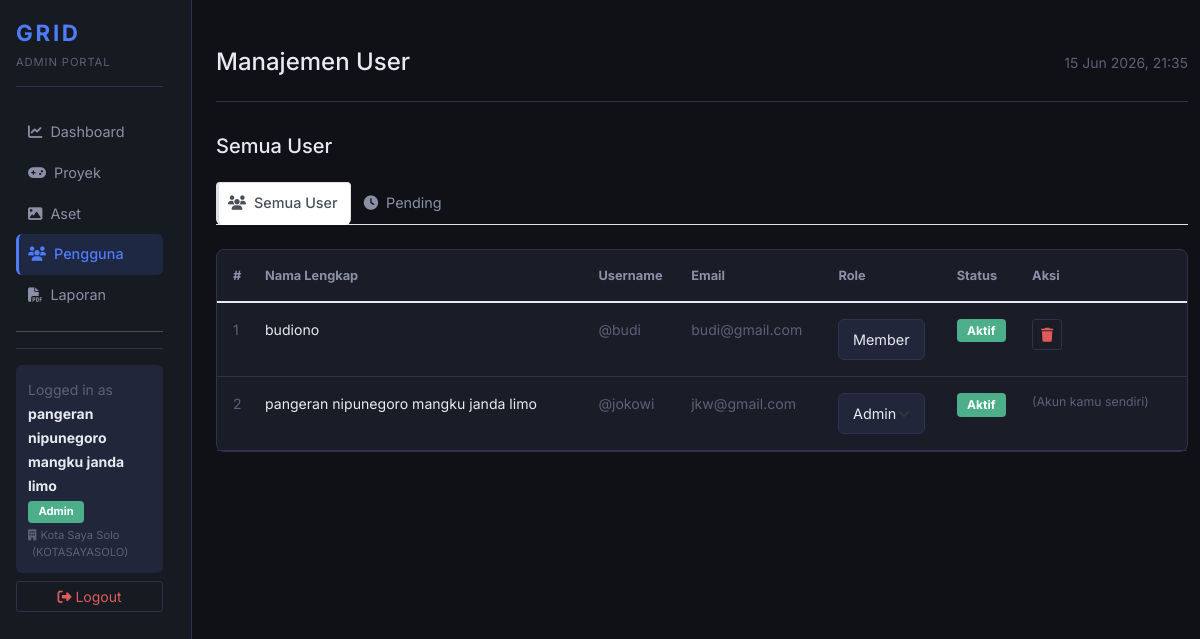
/admin/users.php (signed in), run on the app's committed database.
### tables this page shows
CREATE TABLE `organizations` (
  `id` char(36) NOT NULL,
  `nama` varchar(100) NOT NULL,
  `kode_unik` varchar(20) NOT NULL,
  `deskripsi` text DEFAULT NULL,
  `owner_id` char(36) DEFAULT NULL,
  `created_at` timestamp NOT NULL DEFAULT current_timestamp()
);

CREATE TABLE `users` (
  `id` char(36) NOT NULL,
  `username` varchar(50) NOT NULL,
  `nama_lengkap` varchar(100) NOT NULL,
  `email` varchar(100) NOT NULL,
  `password_hash` varchar(255) NOT NULL,
  `role` enum('Admin','Member','Guest') DEFAULT 'Guest',
  `avatar_url` varchar(255) DEFAULT NULL,
  `is_active` tinyint(1) DEFAULT 0,
  `organization_id` char(36) DEFAULT NULL,
  `created_at` timestamp NOT NULL DEFAULT current_timestamp()
);

### includes/functions.php (called while the page is built, shortened)
<?php
function e(string $value): string {
    return htmlspecialchars($value, ENT_QUOTES, 'UTF-8');
}

### includes/auth.php (called while the page is built, shortened)
<?php
function current_user_id(): ?string {
    return $_SESSION['user_id'] ?? null;
}

### admin/users.php (the view, shortened to what this page needs)
<?php
require_once '../koneksi.php';
require_once '../includes/auth.php';
require_once '../includes/functions.php';
$view = $_GET['view'] ?? 'list';
$users = [];
try {
    if ($view === 'pending') {
        $stmt = $pdo->query('
            SELECT id, username, nama_lengkap, email, role, created_at
            FROM users
            WHERE is_active = FALSE
            ORDER BY created_at DESC
        ');
        $users = $stmt->fetchAll();
        $pending_count = count($users);
    } else {
        $stmt = $pdo->query('
            SELECT id, username, nama_lengkap, email, role, is_active, created_at
            FROM users
            ORDER BY nama_lengkap ASC
        ');
        $users = $stmt->fetchAll();
    }
} catch (PDOException $e) {
    error_log($e->getMessage());
    $users = [];
}
$page_title  = ($view === 'pending') ? 'User Menunggu Aktivasi' : 'Manajemen User';
$active_nav  = 'users';
include '../templates/admin_header.php';
?>
<div class="d-flex justify-content-between align-items-center mb-4 flex-wrap gap-2">
    <h5 class="mb-0">
        <?= ($view === 'pending') ? 'Menunggu Aktivasi' : 'Semua User' ?>
    </h5>
</div>
<ul class="nav nav-tabs mb-4" role="tablist">
    <li class="nav-item" role="presentation">
        <a class="nav-link <?= ($view !== 'pending') ? 'active' : '' ?>" href="users.php">
            <i class="fa fa-users me-2"></i>Semua User
        </a>
    </li>
    <li class="nav-item" role="presentation">
        <a class="nav-link <?= ($view === 'pending') ? 'active' : '' ?>" href="?view=pending">
            <i class="fa fa-clock me-2"></i>Pending
        </a>
    </li>
</ul>
<?php if (empty($users)): ?>
    <div class="card">
        <div class="card-body text-center py-5 text-muted">
            <i class="fa fa-users fa-3x mb-3" style="opacity:0.3;"></i>
            <p class="mb-0">
                <?php if ($view === 'pending'): ?>
                    Tidak ada user yang menunggu aktivasi.
                <?php else: ?>
                    Tidak ada user terdaftar.
                <?php endif; ?>
            </p>
        </div>
    </div>
<?php else: ?>
    <div class="card">
        <div class="card-body p-0">
            <div class="table-responsive">
                <table class="table table-hover mb-0" style="color:var(--text-primary);">
                    <thead style="border-bottom:1px solid var(--border-color);font-size:0.8rem;color:var(--text-secondary);">
                        <tr>
                            <th class="ps-3 py-3" style="width:40px;">#</th>
                            <th class="py-3">Nama Lengkap</th>
                            <th class="py-3">Username</th>
                            <th class="py-3">Email</th>
                            <th class="py-3">Role</th>
                            <th class="py-3">Status</th>
                            <th class="py-3 pe-3">Aksi</th>
                        </tr>
                    </thead>
                    <tbody style="font-size:0.88rem;">
                        <?php foreach ($users as $idx => $user): ?>
                        <tr style="border-color:var(--border-color);">
                            <td class="ps-3 py-3 text-muted"><?= $idx + 1 ?></td>
                            <td class="py-3 fw-500"><?= e($user['nama_lengkap']) ?></td>
                            <td class="py-3 text-muted">@<?= e($user['username']) ?></td>
                            <td class="py-3 text-muted"><?= e($user['email']) ?></td>
                            <td class="py-3">
                                <?php if ($view === 'pending'): ?>
                                    <span class="badge bg-secondary"><?= e($user['role']) ?></span>
                                <?php else: ?>
                                    <form method="POST" class="d-inline">
                                        <select name="new_role" class="form-select form-select-sm"
                                                onchange="this.form.submit()"
                                                style="width:auto;display:inline-block;">
                                            <option value="<?= e($user['role']) ?>" selected><?= e($user['role']) ?></option>
                                        </select>
                                    </form>
                                <?php endif; ?>
                            </td>
                            <td class="py-3">
                                <?php if (isset($user['is_active'])): ?>
                                    <?php if ($user['is_active']): ?>
                                        <span class="badge bg-success">Aktif</span>
                                    <?php else: ?>
                                        <span class="badge bg-warning text-dark">Pending</span>
                                    <?php endif; ?>
                                <?php else: ?>
                                    <span class="badge bg-warning text-dark">Pending</span>
                                <?php endif; ?>
                            </td>
                            <td class="py-3 pe-3">
                                <div class="d-flex gap-1 flex-wrap">
                                    <?php if ($view === 'pending'): ?>
                                        <form method="POST" class="d-inline">
                                            <?= csrf_field() ?>
                                            <input type="hidden" name="action"  value="approve">
                                            <input type="hidden" name="user_id" value="<?= e($user['id']) ?>">
                                            <button type="submit" class="btn btn-sm btn-success"
                                                    title="Setujui user ini">
                                                <i class="fa fa-check"></i>
                                            </button>
                                        </form>
                                        <form method="POST" class="d-inline"
                                              onsubmit="return confirm('Tolak & hapus user \'<?= e(addslashes($user['nama_lengkap'])) ?>\'?')">
                                            <?= csrf_field() ?>
                                            <input type="hidden" name="action"  value="reject">
                                            <input type="hidden" name="user_id" value="<?= e($user['id']) ?>">
                                            <button type="submit" class="btn btn-sm btn-danger"
                                                    title="Tolak user ini">
                                                <i class="fa fa-times"></i>
                                            </button>
                                        </form>
                                    <?php else: ?>
                                        <?php if (current_user_id() !== $user['id']): ?>
                                            <form method="POST" class="d-inline"
                                                  onsubmit="return confirm('Hapus user \'<?= e(addslashes($user['nama_lengkap'])) ?>\'?\nTindakan ini tidak dapat dibatalkan.')">
                                                <button type="submit" class="btn btn-sm btn-outline-danger"
                                                        title="Hapus user ini">
                                                    <i class="fa fa-trash"></i>
                                                </button>
                                            </form>
                                        <?php else: ?>
                                            <small class="text-muted">(Akun kamu sendiri)</small>
                                        <?php endif; ?>
                                    <?php endif; ?>
                                </div>
                            </td>
                        </tr>
                        <?php endforeach; ?>
                    </tbody>
                </table>
            </div>
        </div>
    </div>
<?php endif; ?>
<?php include '../templates/admin_footer.php'; ?>

### templates/admin_header.php (shortened to what this page needs)
<?php
$_nav_items = [
    'dashboard' => ['url' => APP_URL . '/admin/dashboard.php', 'icon' => 'fa-chart-line', 'label' => 'Dashboard'],
    'projects'  => ['url' => APP_URL . '/admin/projects.php',  'icon' => 'fa-gamepad',    'label' => 'Proyek'],
    'assets'    => ['url' => APP_URL . '/admin/assets.php',    'icon' => 'fa-image',       'label' => 'Aset'],
    'users'     => ['url' => APP_URL . '/admin/users.php',     'icon' => 'fa-users',       'label' => 'Pengguna'],
    'reports'   => ['url' => APP_URL . '/admin/reports.php',   'icon' => 'fa-file-pdf',    'label' => 'Laporan'],
];
?>
<!DOCTYPE html>
<html lang="id">
<head>
    <link rel="stylesheet" href="https://cdn.jsdelivr.net/npm/bootstrap@5.1.3/dist/css/bootstrap.min.css">
    <link rel="stylesheet" href="https://cdnjs.cloudflare.com/ajax/libs/font-awesome/6.4.0/css/all.min.css">
    <link rel="stylesheet" href="<?= APP_URL ?>/assets/css/dashboard.css">
</head>
<body class="grid-body">
<div class="container-fluid">
<div class="row">
<nav class="col-12 col-md-3 col-lg-2 sidebar">
    <div class="sidebar-sticky p-3">
        <div class="sidebar-header mb-4">
            <span class="sidebar-logo">GRID</span>
            <div class="mt-1" style="font-size:0.7rem;color:var(--text-muted);letter-spacing:0.08em;">ADMIN PORTAL</div>
        </div>
        <ul class="nav flex-column">
            <?php foreach ($_nav_items as $_key => $_item): ?>
            <li class="nav-item">
                <a class="nav-link <?= ($active_nav === $_key) ? 'active' : '' ?>"
                   href="<?= $_item['url'] ?>">
                    <i class="fa <?= $_item['icon'] ?> me-2"></i><?= $_item['label'] ?>
                </a>
            </li>
            <?php endforeach; ?>
        </ul>
        <hr>
        <div class="user-menu">
            <div class="user-info mb-2">
                <small class="text-muted">Logged in as</small><br>
                <strong class="small"><?= e($_SESSION['nama_lengkap']) ?></strong><br>
                <span class="badge bg-success" style="font-size:0.7rem;"><?= e($_SESSION['role']) ?></span>
                <?php if (!empty($_SESSION['organization_id'])): ?>
                <div class="mt-1" style="font-size:0.7rem;color:var(--text-muted);">
                    <?php
                    if (!isset($_SESSION['org_nama'])) {
                        global $pdo;
                        $s = $pdo->prepare('SELECT nama, kode_unik FROM organizations WHERE id = ? LIMIT 1');
                        $s->execute([$_SESSION['organization_id']]);
                    }
                    ?>
                    <i class="fa fa-building me-1"></i><?= e($_SESSION['org_nama']) ?>
                    <span class="text-muted ms-1">(<?= e($_SESSION['org_kode']) ?>)</span>
                </div>
                <?php endif; ?>
            </div>
            <form method="POST" action="<?= APP_URL ?>/logout.php">
                <button type="submit" class="btn btn-sm btn-outline-danger w-100">
                    <i class="fa fa-sign-out-alt me-1"></i>Logout
                </button>
            </form>
        </div>
    </div>
</nav>
<main class="col-12 col-md-9 col-lg-10 ms-sm-auto px-md-4">
    <div class="topbar border-bottom py-3 mb-4">
        <div class="d-flex justify-content-between align-items-start flex-wrap gap-2">
            <div>
                <h4 class="mb-0"><?= e($page_title) ?></h4>
            </div>
            <span class="text-muted small pt-1"><?= date('d M Y, H:i') ?></span>
        </div>
    </div>

### templates/admin_footer.php (shortened to what this page needs)
</main>
</div>
</div>
</body>
</html>

### assets/css/dashboard.css (style rules this page uses)
:root { --bg-base: #0f1117; --bg-card: #1a1d27; --bg-sidebar: #161b22; --bg-input: #22263a; --border-color: #2e3250; --accent-blue: #4f7cff; --accent-hover: #3d66e8; --text-primary: #e8eaf0; --text-secondary: #8b90a7; --text-muted: #5c6078; --danger: #e05a5a; --success: #4caf8a; --warning: #e0a550; --info: #4a9fd4; }
*, *::before, *::after { box-sizing: border-box; }
body.grid-body { background-color: var(--bg-base); color: var(--text-primary); font-family: 'Inter', sans-serif; }
.container-fluid { padding: 0; }
.sidebar { background-color: var(--bg-sidebar); border-right: 1px solid var(--border-color); min-height: 100vh; position: sticky; top: 0; z-index: 100; }
.sidebar-sticky { position: sticky; top: 0; height: calc(100vh - 1rem); overflow-y: auto; scrollbar-width: thin; scrollbar-color: var(--border-color) transparent; }
.sidebar-logo { font-size: 1.4rem; font-weight: 700; letter-spacing: 0.12em; color: var(--accent-blue); font-family: 'Inter', sans-serif; }
.sidebar-header { border-bottom: 1px solid var(--border-color); padding-bottom: 1rem; }
.nav-link { color: var(--text-secondary); font-size: 0.9rem; padding: 0.6rem 0.75rem; border-radius: 6px; transition: all 0.2s ease; }
.nav-link.active { background-color: rgba(79, 124, 255, 0.15); color: var(--accent-blue); font-weight: 500; border-left: 3px solid var(--accent-blue); padding-left: calc(0.75rem - 3px); }
.user-menu { border-top: 1px solid var(--border-color); padding-top: 1rem; }
.user-info { padding: 0.75rem; background-color: var(--bg-input); border-radius: 6px; }
main { background-color: var(--bg-base); padding: 2rem 1.5rem; min-height: 100vh; }
.topbar { border-color: var(--border-color) !important; padding-bottom: 1.5rem !important; margin-bottom: 2rem !important; }
.card { background-color: var(--bg-card); border: 1px solid var(--border-color); border-radius: 8px; }
.card-body { padding: 1.5rem; }
.btn-outline-danger { color: var(--danger); border: 1px solid var(--border-color); }
.form-control, .form-select { background-color: var(--bg-input) !important; border: 1px solid var(--border-color) !important; color: var(--text-primary) !important; border-radius: 6px; font-size: 0.9rem; padding: 0.55rem 0.85rem; }
.badge { font-size: 0.75rem; padding: 0.35rem 0.65rem; border-radius: 4px; }
.bg-success { background-color: var(--success) !important; }
.text-muted { color: var(--text-muted) !important; }

### data on the page
organizations: kode_unik "KOTASAYASOLO"
users: nama_lengkap "budiono", username "budi", email "budi@gmail.com", new_role "Member", is_active "Aktif"
users: nama_lengkap "pangeran nipunegoro mangku janda limo", username "jokowi", email "jkw@gmail.com", new_role "Admin", is_active "Aktif", shows "(Akun kamu sendiri)"

### other printed values
$_item['label'] "Dashboard"
$_item['label'] "Proyek"
$_item['label'] "Aset"
$_item['label'] "Pengguna"
$_item['label'] "Laporan"
$_SESSION['nama_lengkap'] "pangeran nipunegoro mangku janda limo"
$_SESSION['role'] "Admin"
$_SESSION['org_nama'] "Kota Saya Solo"
$page_title "Manajemen User"
